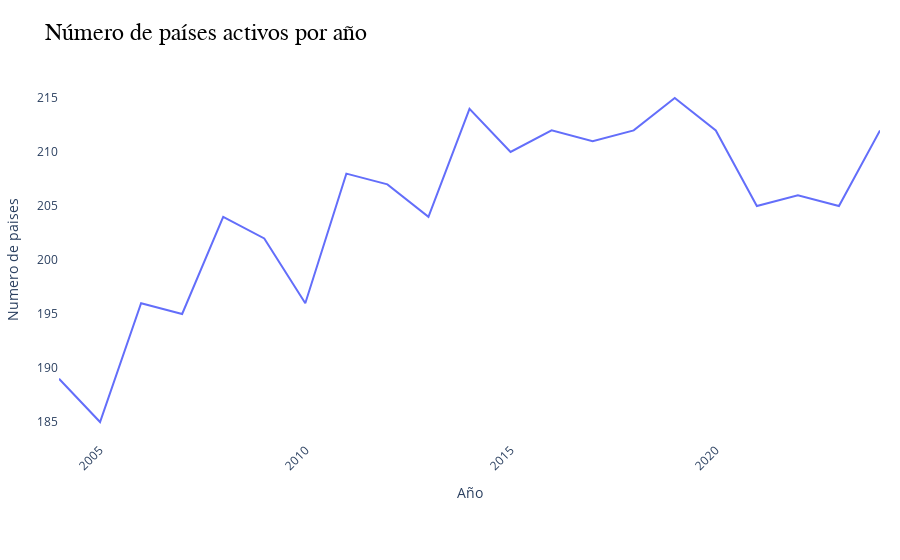

The code cell stored with this chart in its notebook:
### Code cell
fig = px.line(diversificacion,
              x='AÑO',
              y='num_paises',
              title='Número de países activos por año',
              labels={"AÑO": "Año", "num_paises": "Numero de paises"}
              )
fig = estilo(fig)
fig.show()

### Figure 1 — Plotly figure (JSON) as saved in the notebook; plotly's stock layout.template omitted (floating-point values rounded to 4 significant figures)
{"data": [{"hovertemplate": "Año=%{x}<br>Numero de paises=%{y}<extra></extra>", "legendgroup": "", "line": {"color": "#636efa", "dash": "solid"}, "marker": {"symbol": "circle"}, "mode": "lines", "name": "", "orientation": "v", "showlegend": false, "type": "scatter", "x": [2004, 2005, 2006, 2007, 2008, 2009, 2010, 2011, 2012, 2013, 2014, 2015, 2016, 2017, 2018, 2019, 2020, 2021, 2022, 2023, 2024], "xaxis": "x", "y": [189, 185, 196, 195, 204, 202, 196, 208, 207, 204, 214, 210, 212, 211, 212, 215, 212, 205, 206, 205, 212], "yaxis": "y"}], "layout": {"legend": {"tracegroupgap": 0}, "margin": {"b": 120, "l": 40, "r": 20, "t": 80}, "paper_bgcolor": "white", "plot_bgcolor": "white", "showlegend": false, "title": {"font": {"color": "black", "family": "Arial", "size": 24}, "text": "Número de países activos por año"}, "xaxis": {"anchor": "y", "domain": [0, 1], "tickangle": -45, "tickfont": {"size": 12}, "title": {"text": "Año"}}, "yaxis": {"anchor": "x", "domain": [0, 1], "tickfont": {"size": 12}, "title": {"text": "Numero de paises"}}}}
